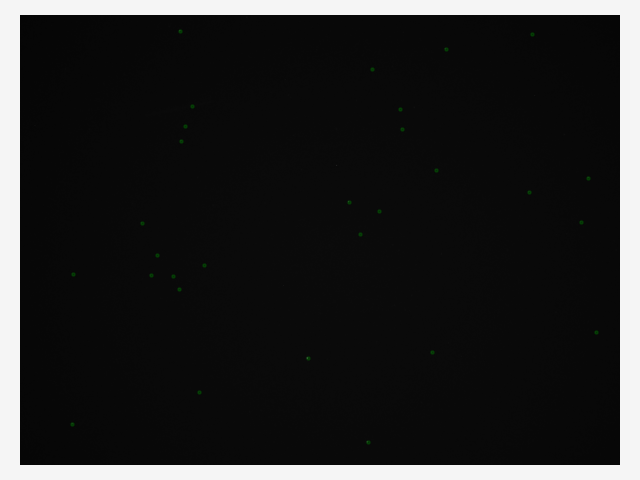

Write the Python code that produced this figure.
import starTrack

from time import perf_counter as precision_timestamp
from PIL import Image
from PIL import ImageGrab
from pathlib import Path
import outputpresentation, quarterneonCalc
import matplotlib.pyplot as plt
import cv2
import numpy as np

EXAMPLES_DIR = Path(__file__).parent

demo = starTrack.STARTRACK()

path = EXAMPLES_DIR / 'images'

#for centroid matching
a_distortion=[-.2, .1]

optional_features = {'min_sum': 250, 'max_axis_ratio': 1.5}

def centroiding_img(img, pointz):
    image = cv2.imread(str(img))
    fig, ax = plt.subplots(facecolor='whitesmoke')
    plt.imshow(image)
    plt.scatter(pointz[:, 1], pointz[:, 0], c="green", marker="o", s=5, alpha=0.3)
    plt.axis('off')
    plt.subplots_adjust(left=0.0, right=1.0, top=1.0, bottom=0.0)
    plt.tight_layout()
    plt.savefig("test.png")
    plt.show()
    plt.close()

for impath in path.glob('*'):
    print('Solving for image at: ' + str(impath))
    with Image.open(str(impath)) as img:
        assert demo.has_database, 'No database loaded'
        print('Got solve from image with input: ' + str((img, {**optional_features})))
        (width, height) = img.size[:2]
        print('Image (height, width): ' + str((height, width)))
        
        # Run star extraction, passing optional_features along
        t0_extract = precision_timestamp()
        centr_data = starTrack.get_centroids_from_image(img, **optional_features)
        t_extract = (precision_timestamp() - t0_extract)*1000
       
        # If we get a tuple, need to use only first element and then reassemble at return
        if isinstance(centr_data, tuple):
            centroids = centr_data[0]
        else:
            centroids = centr_data
        print('Found this many centroids, in time: ' + str((len(centroids), t_extract)))
        
        # Run centroid solver, passing arguments along (could clean up with optional_features handler)
        solution = demo.solve_from_centroids(centroids, (height, width), 
            fov_estimate=None, fov_max_error=None,
            pattern_checking_stars=8, match_radius=0.01,
            match_threshold=1e-3, solve_timeout=None,
            target_pixel=None, distortion=a_distortion,
            return_matches=False, return_visual=False)
        # Add extraction time to results and return
        solution['T_extract'] = t_extract
        if isinstance(centr_data, tuple):
            final = (solution,) + centr_data[1:]
        else:
            final = solution
        print(centr_data)
        print(solution)
        print('Solution: ')
        print('RA: '+ str(final['RA']))
        print('DEC: '+ str(final['Dec']))
        print('Roll: '+ str(final['Roll']))
        print('FOV: '+ str(final['FOV']))

        q = quarterneonCalc.radec_to_quaternion(final['RA'], final['Dec'], final['Roll'])
        print(q)
        outputpresentation.presentoutput(impath, final['RA'], final['Dec'], final['Roll'],q)
    